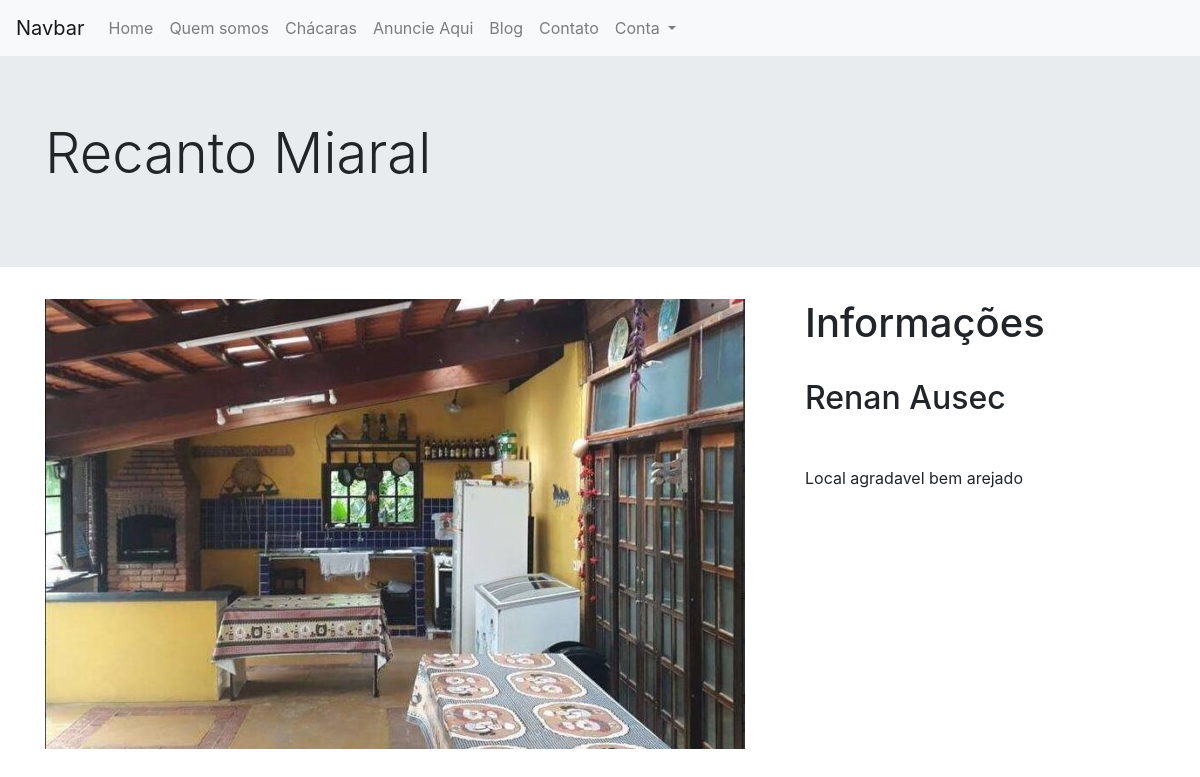
Screenshot of /chacara/6/ with the database file from the repository.
### chacara/models.py (models this page shows, shortened)
class Chacara(models.Model):
    estado_choice = (
        ('AC', 'Acre'),
        ('AL', 'Alagoas'),
        ('AP', 'Amapá'),
        ('AM', 'Amazonas'),
        ('BA', 'Bahia'),
        ('CE', 'Ceará'),
        ('DF', 'Distrito Federal'),
        ('ES', 'Espírito Santo'),
        ('GO', 'Goiás'),
        ('MA', 'Maranhão'),
        ('MT', 'Mato Grosso'),
        ('MS', 'Mato Grosso do Sul'),
        ('MG', 'Minas Gerais'),
        ('PA', 'Pará'),
        ('PB', 'Paraíba'),
        ('PR', 'Paraná'),
        ('PE', 'Pernambuco'),
        ('PI', 'Piauí'),
        ('RJ', 'Rio de Janeiro'),
        ('RN', 'Rio Grande do Norte'),
        ('RS', 'Rio Grande do Sul'),
        ('RO', 'Rondônia'),
        ('RR', 'Roraima'),
        ('SC', 'Santa Catarina'),
        ('SP', 'São Paulo'),
        ('SE', 'Sergipe'),
        ('TO', 'Tocantins')
    )
    recursos_choices = (
        ('Acesso para Cadeirantes', 'Acesso para Cadeirantes'),
        ('Aquecedor', 'Aquecedor'),
        ('Ar condicionado no Salão', 'Ar condicionado no Salão'),
        ('Area para Camping', 'Area para Camping'),
        ('Area verde', 'Area verde'),
        ('Banheiros Masculino e Feminino', 'Banheiros Masculino e Feminino'),
        ('Banheiro Unissex', 'Banheiro Unissex'),
        ('Cachoeira', 'Cachoeira'),
        ('Campo de Futebol', 'Campo de Futebol'),
        ('Cervejeira', 'Cervejeira'),
        ('Cozinha equipada', 'Cozinha equipada'),
        ('Churrasqueira', 'Churrasqueira'),
        ('Dormitórios', 'Dormitórios'),
        ('Dormitórios com Ar condicionado', 'Dormitórios com Ar condicionado'),
        ('Escorregador na piscina', 'Escorregador na piscina'),
        ('Estacionamento', 'Estacionamento'),
        ('Freezer', 'Freezer'),
        ('Frente para Rio/Lago', 'Frente para Rio/Lago'),
        ('Localizado em Condominio', 'Localizado em Condominio'),
        ('Playground', 'Playground'),
        ('Piscina', 'Piscina'),
        ('Piscina Aquecida', 'Piscina Aquecida'),
        ('Piscina Coberta', 'Piscina Coberta'),
        ('Piscina Infantil', 'Piscina Infantil'),
        ('Pista de dança', 'Pista de dança'),
        ('Proibido animais', 'Proibido animais'),
        ('Proibido som Automotivo', 'Proibido som Automotivo'),
        ('Quadra de Areia', 'Quadra de Areia'),
        ('Quadra de Bocha', 'Quadra de Bocha'),
        ('Quadra de Tenis', 'Quadra de Tenis'),
        ('Rede de Volley na piscina', 'Rede de Volley na piscina'),
        ('Segurança', 'Segurança'),
        ('Sofás', 'Sofás'),
        ('Trilha Ecológica', 'Trilha Ecológica'),
        ('Vestiário', 'Vestiário'),
        ('Ventiladores', 'Ventiladores'),
    )
    tipo_eventos_choices = (
        ('Aniversário', 'Aniversário'),
        ('Casamentos', 'Casamentos'),
        ('Confraternização', 'Confraternização'),
        ('Festa Infantil', 'Aniversário Infantil'),
        ('Formatura', 'Formatura'),
        ('Outros', 'Outros'),
    )
    referencias_choices = (
        ('Açougue', 'Açougue'),
        ('Bar / Lanchonete', 'Bar / Lanchonete'),
        ('Distribuidora de Bebidas', 'Distribuidora de Bebidas'),
        ('Mercearia', 'Mercearia'),
        ('Padaria', 'Padaria'),
        ('Ponto de Onibus', 'Ponto de Onibus'),
        ('Supermercado', 'Supermercado'),
    )
    capacidade_choices = (
        ('Até 25 pessoas', 'Até 25 pessoas'),
        ('Até 50 pessoas', 'Até 50 pessoas'),
        ('Até 100 pessoas', 'Até 100 pessoas'),
        ('Até 150 pessoas', 'Até 150 pessoas'),
        ('Até 200 ou mais pessoas', 'Até 200 ou mais pessoas'),
    )
    pagamentos_choices = (
        ('Dinheiro', 'Dinheiro'),
        ('Cartão', 'Cartão'),
        ('Cartão Parcelado', 'Cartão Parcelado'),
        ('PIX', 'PIX'),
    )
    proprietario = models.ForeignKey(User, on_delete=models.CASCADE)
    imagem = models.ImageField(upload_to='fotos/%Y/%m/%d/')
    imagem_1 = models.ImageField(upload_to='fotos/%Y/%m/%d/', blank=True)
    imagem_2 = models.ImageField(upload_to='fotos/%Y/%m/%d/', blank=True)
    imagem_3 = models.ImageField(upload_to='fotos/%Y/%m/%d/', blank=True)
    imagem_4 = models.ImageField(upload_to='fotos/%Y/%m/%d/', blank=True)
    imagem_5 = models.ImageField(upload_to='fotos/%Y/%m/%d/', blank=True)
    imagem_6 = models.ImageField(upload_to='fotos/%Y/%m/%d/', blank=True)
    imagem_7 = models.ImageField(upload_to='fotos/%Y/%m/%d/', blank=True)
    imagem_8 = models.ImageField(upload_to='fotos/%Y/%m/%d/', blank=True)
    nome = models.CharField(max_length=20)
    capacidade = models.CharField(choices = capacidade_choices, max_length=300, blank=True)
    espaco = models.IntegerField()                                          #em metros quadrados
    descricao = RichTextField()
    descricao_curta = tinymce_models.HTMLField(max_length=300)
    cep = models.CharField(max_length=20)
    endereco = models.CharField(max_length=100)
    numero = models.CharField(max_length=5)
    bairro = models.CharField(max_length=50)
    cidade = models.CharField(max_length=50)
    estado = models.CharField(choices = estado_choice, max_length=100)
    latitude = models.CharField(max_length=10)
    longitude = models.CharField(max_length=10)
    recursos = MultiSelectField(choices = recursos_choices, blank=True)
    outros_recursos = models.CharField(max_length=100, blank=True)
    is_featured = models.BooleanField(default=False)                           #é anuncio de destaque? (cliente paga mais)
    tipo_eventos = MultiSelectField(choices = tipo_eventos_choices, blank=True)
    pontos_referencia = MultiSelectField(choices = referencias_choices, blank=True)
    video_link = models.CharField(max_length=350)
    pagamentos = MultiSelectField(choices = pagamentos_choices, blank=True)
    telefone = models.IntegerField()
    whatsapp = models.IntegerField()
    instagram = models.CharField(max_length=300)
    facebook = models.CharField(max_length=300)
    data_add = models.DateTimeField(default=datetime.now, blank=True)

### chacara/views.py (the view)
# urls.py: path('<int:pk>/', ChacaraDetailView.as_view(), name='chacara-detail'),
class ChacaraDetailView(DetailView):
    model = Chacara

### chacara/templates/chacara/chacara_detail.html (shortened to what this page needs)
{% extends "base.html" %}
{% block content %}
<div class="jumbotron jumbotron-fluid">
    <div class="container">
        <h1 class="display-4">{{ object.nome }}</h1>
    </div>
</div>
<div class="container">
    <div class="row">
    <div class="col-lg-8">
        <img src="{{object.imagem.url}}" class="img-fluid" alt="...">
    </div>
    <div class="col-lg-4">
        <h1>Informações</h1></br>
        <h2>{{ object.proprietario.first_name }} {{ object.proprietario.last_name }}</h2></br>
        <p class="lead">{{ object.descricao|safe }}</p>
    </div>
</div>
</div>
{% endblock %}

### rows the page displays
Chacara: nome "Recanto Miaral", imagem (picture), proprietario.first_name "Renan", proprietario.last_name "Ausec", descricao "Local agradavel bem arejado"
